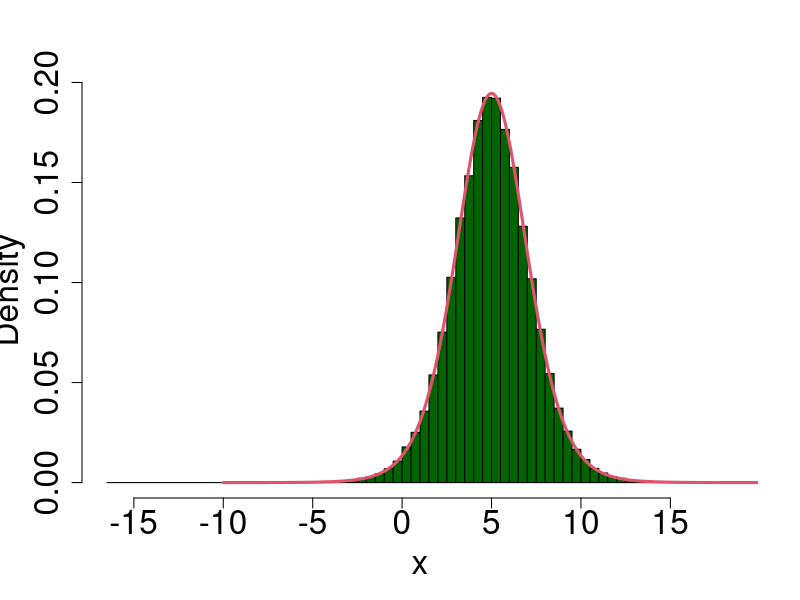
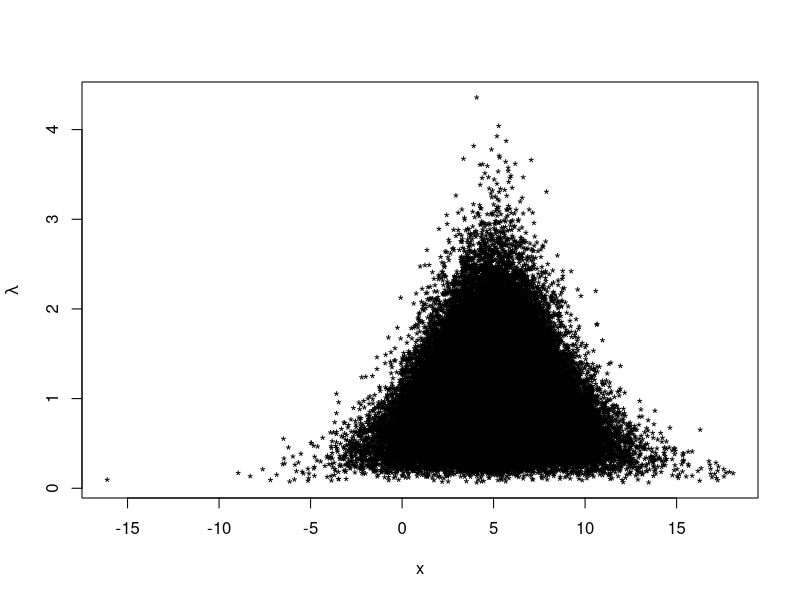

The R source for these figures, in order:
# rm(list=ls())
#====================================================
# Exemplo para gerar de uma mistura discreta de 
# duas normais 
#====================================================
set.seed(12345)
n      <- 100000 # Tamanho da amostra
mu     <- 5
sigma  <- 2
nu     <- 10
lambda <- rgamma(n,0.5*nu,0.5*nu)
x      <- rnorm(n,rep(mu,n),sigma/sqrt(lambda))
  
x11()
hist(x,nclass=50,prob=T,main="",cex.axis=2,cex.lab=2,col="darkgreen")
xseq <- seq(-10,22,length=1000)
yseq <- dt((xseq-mu)/sigma,nu)/sigma
lines(xseq,yseq,col=2,lwd=3)

x11()
plot(x,lambda,pch="*",ylab=expression(lambda))
# Valores pequenos de lambda (grandes para 1/lambda)
# tendem a levar a valores grandes em X

#====================================================
# Fim
#====================================================
